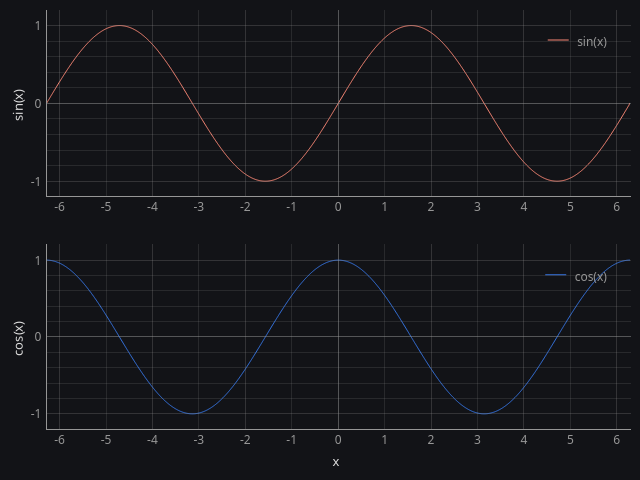

The script that drew this image:
#!/usr/bin/env python
# File: pyqtplot16.py
# Name: D.Saravanan
# Date: 22/07/2023

""" Script to create plot using the PlotWidget in PyQtGraph """

import sys

import numpy as np
import pyqtgraph as pg
from PyQt6 import QtCore, QtWidgets

pg.setConfigOptions(antialias=True)


class MainWindow(QtWidgets.QMainWindow):
    """Subclass of QMainWindow to customize qpplication's main window."""

    def __init__(self, xval, wav1, wav2):
        super().__init__()
        self.xval = xval
        self.wav1 = wav1
        self.wav2 = wav2

        # set the size parameters (width, height) pixels
        self.setFixedSize(QtCore.QSize(640, 480))

        # set the central widget of the window
        self.graphWidget = pg.GraphicsLayoutWidget(show=True)
        self.setCentralWidget(self.graphWidget)

        # set the background color using hex notation #121317 as string
        self.graphWidget.setBackground("#121317")

        # widget for generating multi-panel figures
        self.graphLine1 = self.graphWidget.addPlot(row=0, col=0)
        self.graphLine2 = self.graphWidget.addPlot(row=1, col=0)

        # set the axis labels (position and text), style parameters
        styles = {"color": "#dcdcdc", "font-size": "10pt"}
        self.graphLine1.setLabel("left", "sin(x)", **styles)
        self.graphLine1.setLabel("bottom", " ", **styles)
        self.graphLine2.setLabel("left", "cos(x)", **styles)
        self.graphLine2.setLabel("bottom", "x", **styles)

        # set the legend which represents given line
        self.graphLine1.addLegend(offset=(-10, 10), labelTextSize="9pt")
        self.graphLine2.addLegend(offset=(-10, 10), labelTextSize="9pt")

        # set the background grid for both the x and y axis
        self.graphLine1.showGrid(x=True, y=True, alpha=0.5)
        self.graphLine2.showGrid(x=True, y=True, alpha=0.5)

        # graphPlot method call
        self.graphPlot(self.xval, self.wav1, self.wav2)

    def graphPlot(self, xval, wav1, wav2):
        """Method accepts x and y parameters to plot."""

        # set the axis limits within the specified ranges and padding
        self.graphLine1.setXRange(xval[0], xval[-1], padding=0)
        self.graphLine1.setYRange(min(wav1), max(wav1), padding=0.1)

        self.data_line1 = self.graphLine1.plot(
            xval, wav1, name="sin(x)", pen=pg.mkPen(color="#fa8775")
        )

        # set the axis limits within the specified ranges and padding
        self.graphLine2.setXRange(xval[0], xval[-1], padding=0)
        self.graphLine2.setYRange(min(wav2), max(wav2), padding=0.1)

        self.data_line2 = self.graphLine2.plot(
            xval, wav2, name="cos(x)", pen=pg.mkPen(color="#3574e2")
        )


def main():
    """Need one (and only one) QApplication instance per application.
    Pass in sys.argv to allow command line arguments for the application.
    If no command line arguments than QApplication([]) is required."""
    app = QtWidgets.QApplication(sys.argv)

    xval = np.linspace(-2 * np.pi, 2 * np.pi, 1000, retstep=False)

    # an instance of the class MainWindow
    window = MainWindow(xval, np.sin(xval), np.cos(xval))
    window.show()  # windows are hidden by default

    sys.exit(app.exec())  # start the event loop


if __name__ == "__main__":
    main()
